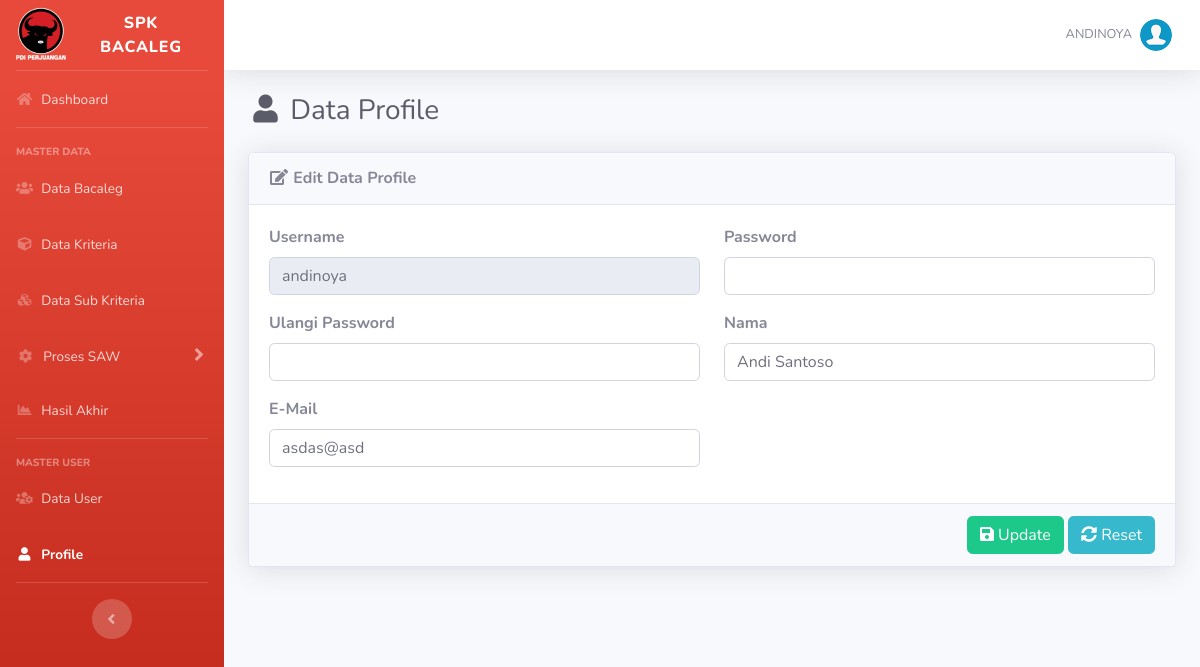
The page /list-profile.php (signed in) on the database its author committed.
### tables this page shows
CREATE TABLE `user` (
  `id_user` int(5) NOT NULL,
  `username` varchar(16) NOT NULL,
  `password` varchar(255) NOT NULL,
  `nama` varchar(70) NOT NULL,
  `email` varchar(50) DEFAULT NULL,
  `role` char(1) NOT NULL
);

### includes/functions.php (called while the page is built, shortened)
<?php
function get_role()
{
	if (isset($_SESSION['user_id']) && isset($_SESSION['role'])) {
		if ($_SESSION['role'] == '1') {
			return 'admin';
		} else {
			return 'user';
		}
	} else {
		return false;
	}
}

### list-profile.php (the view, shortened to what this page needs)
<?php require_once('includes/init.php');
$user_role = get_role();
if ($user_role == 'admin' || $user_role == 'user') {
?>
	<?php
	$id_user = $_SESSION["user_id"];
	?>
	<?php
	require_once('template/header.php');
	?>
	<div class="d-sm-flex align-items-center justify-content-between mb-4">
		<h1 class="h3 mb-0 text-gray-800"><i class="fas fa-fw fa-user"></i> Data Profile</h1>
	</div>
	<form action="" method="post">
		<div class="card shadow mb-4">
			<div class="card-header py-3">
				<h6 class="m-0 font-weight-bold"><i class="fas fa-fw fa-edit"></i> Edit Data Profile</h6>
			</div>
			<?php
			if (!$id_user) {
			?>
				<div class="card-body">
					<div class="alert alert-primary">Data tidak ada</div>
				</div>
				<?php
			} else {
				$data = mysqli_query($koneksi, "SELECT * FROM user WHERE id_user='$id_user'");
				$cek = mysqli_num_rows($data);
				if ($cek <= 0) {
				?>
					<div class="card-body">
						<div class="alert alert-primary">Data tidak ada</div>
					</div>
					<?php
				} else {
					while ($d = mysqli_fetch_array($data)) {
					?>
						<div class="card-body">
							<div class="row">
								<div class="form-group col-md-6">
									<label class="font-weight-bold">Username</label>
									<input autocomplete="off" type="text" readonly required value="<?php echo $d['username']; ?>" class="form-control" />
								</div>
								<div class="form-group col-md-6">
									<label class="font-weight-bold">Password</sub></label>
									<input autocomplete="off" type="password" name="password" class="form-control" />
								</div>
								<div class="form-group col-md-6">
									<label class="font-weight-bold">Ulangi Password</label>
									<input autocomplete="off" type="password" name="password2" class="form-control" />
								</div>
								<div class="form-group col-md-6">
									<label class="font-weight-bold">Nama</label>
									<input autocomplete="off" type="text" name="nama" required value="<?php echo $d['nama']; ?>" class="form-control" />
								</div>
								<div class="form-group col-md-6">
									<label class="font-weight-bold">E-Mail</label>
									<input autocomplete="off" type="email" name="email" required value="<?php echo $d['email']; ?>" class="form-control" />
								</div>
							</div>
						</div>
						<div class="card-footer text-right">
							<button name="submit" value="submit" type="submit" class="btn btn-success"><i class="fa fa-save"></i> Update</button>
							<button type="reset" class="btn btn-info"><i class="fa fa-sync-alt"></i> Reset</button>
						</div>
		</div>
<?php
					}
				}
			}
?>
	</form>
<?php
	require_once('template/footer.php');
} else {
	header('Location: login.php');
}
?>

### rows shown on the page
user: username "andinoya", nama "Andi Santoso", email "asdas@asd"

### other values the page prints
$_SESSION['username'] "ANDINOYA"
